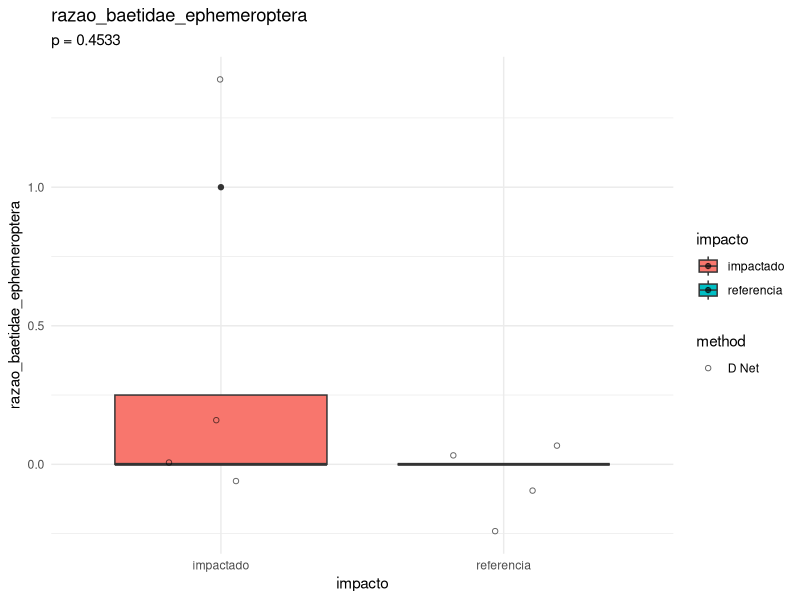
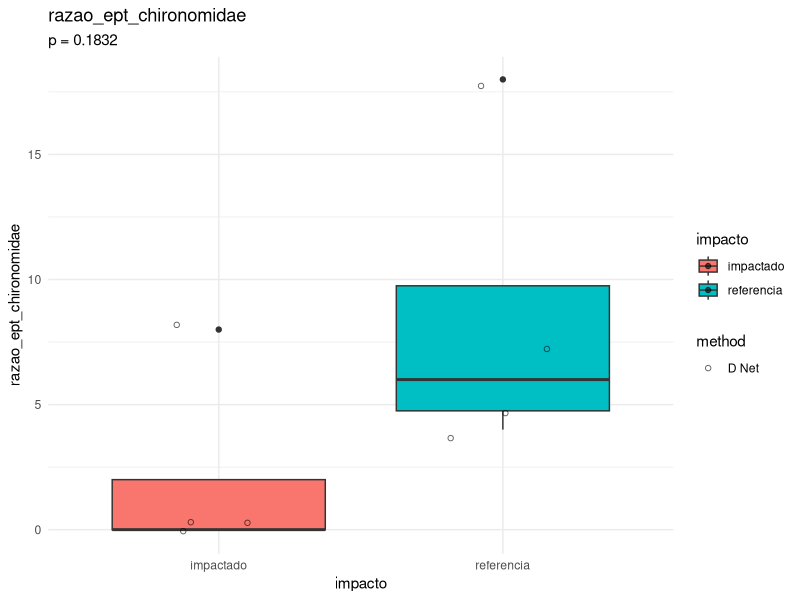
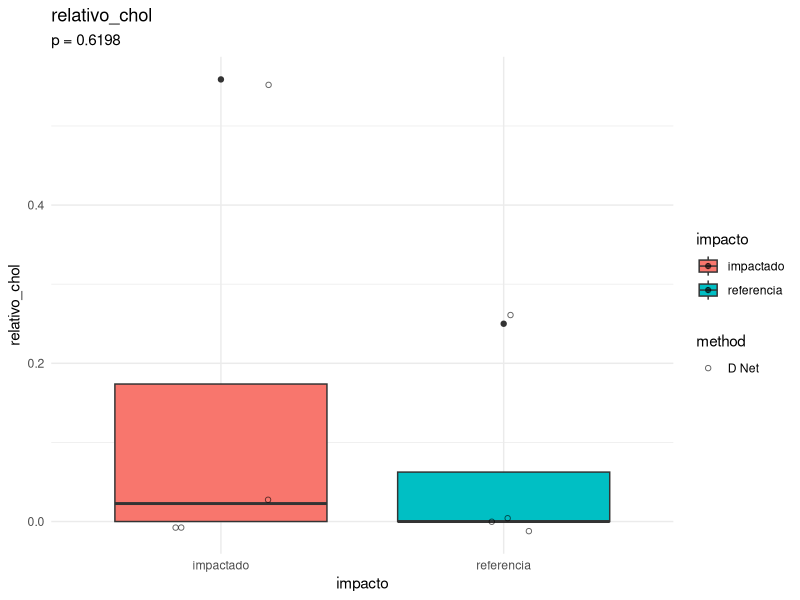
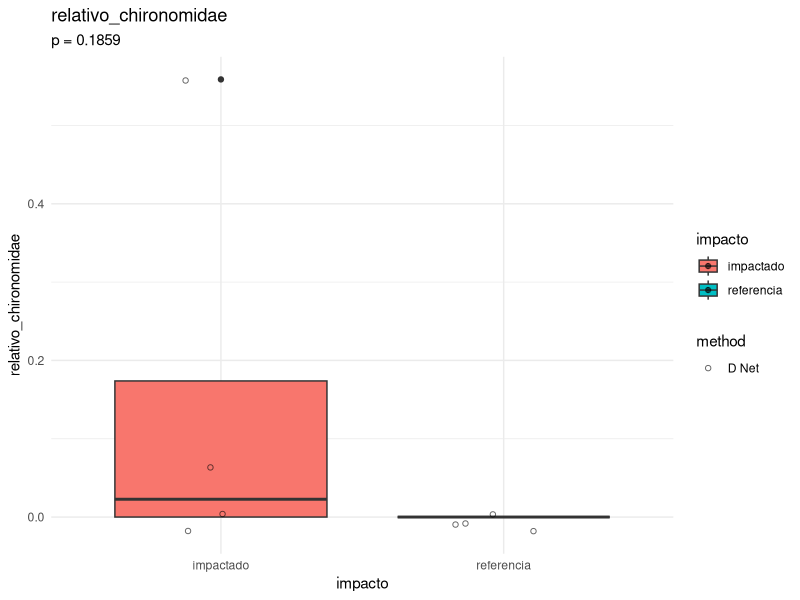
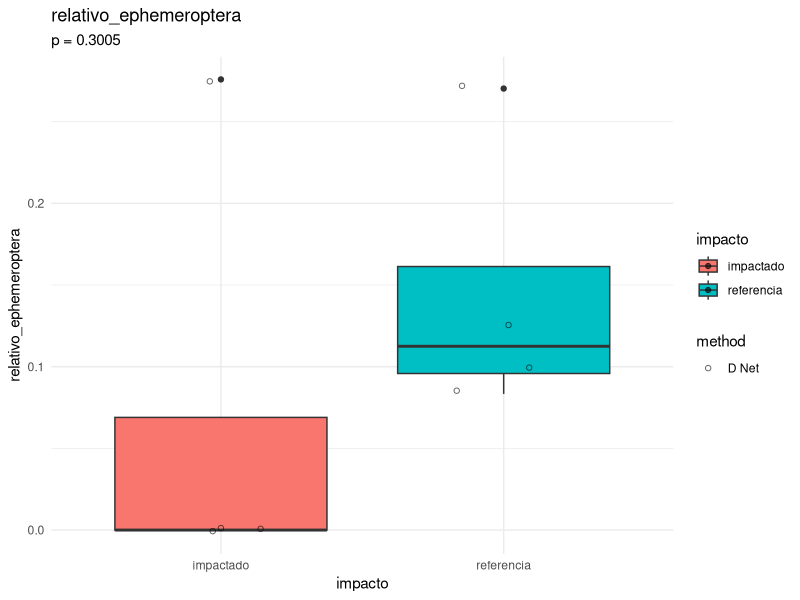
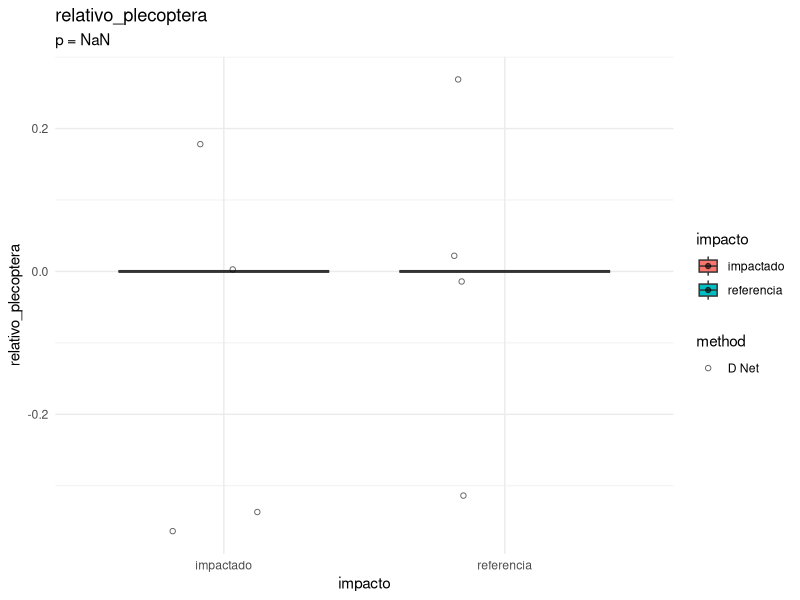
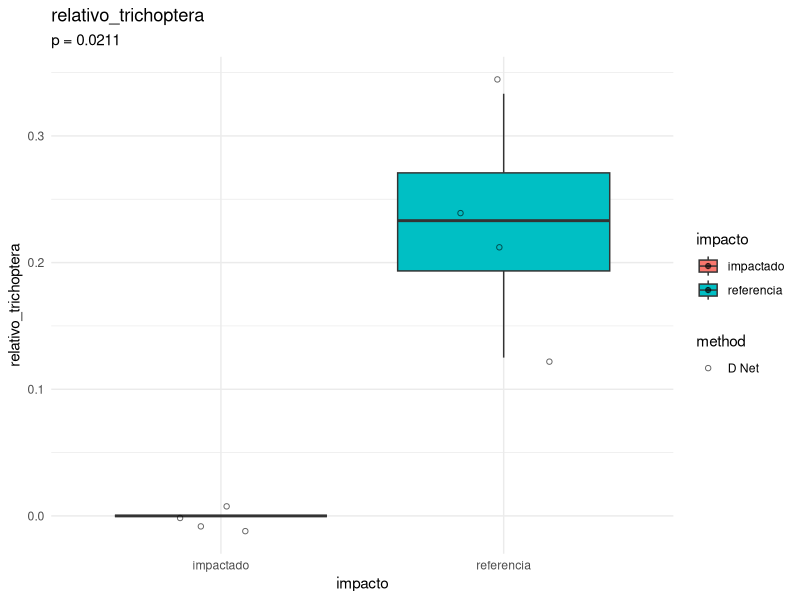
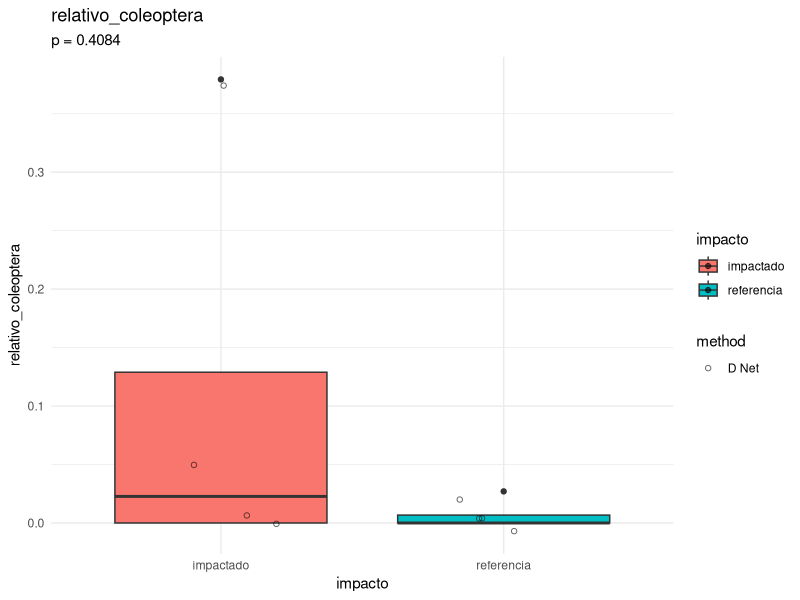

These figures' R source, in order:
library(tidyverse)


indices_df <- read_csv("dados/processado/matriz_indices_imaturos_piata.csv")

vetor_respostas <- indices_df %>%
  select(-pielou_classes, -pielou_ordens, -pielou_familias) %>%
  select(-(campanha:method)) %>%
  names()

indices_df <- indices_df %>%
  mutate(
    impacto = case_when(
      locality_name == "RiodaBarra-P1/2" ~ "referencia",
      locality_name == "RiodaBarra-P2" ~ "impactado",
      TRUE ~ "desconsiderado"
    )
  ) 
  
dados_filtrados <- indices_df %>%
  filter(impacto != "desconsiderado") %>%
  filter(method %in% c("D Net"))

################################### Scores #####################################
lista_plots <- list()


for (i in vetor_respostas) {

  # filtra dados válidos
  # Teste de Mann-Whitney
  p_value <- wilcox.test(
    formula = as.formula(paste(i, "~ impacto")),
    data = dados_filtrados
  )$p.value

  # Criação do gráfico
  plot <- ggplot(
    dados_filtrados,
    aes_string(
      x = "impacto",
      y = i,
      fill = "impacto"
    )
  ) +
    geom_boxplot() +
    geom_jitter(aes(shape = method), width = 0.2, alpha = 0.6) +
    scale_shape_manual(values = c(1, 2)) +
    theme_minimal() +
    labs(title = i, subtitle = paste0("p = ", round(p_value, 4))) 
  
  # salva o gráfico na lista
  lista_plots[[i]] <- plot
}

# salvar todos os gráficos
for (i in vetor_respostas) {
  ggsave(
    filename = paste0("figuras/indice_multimetrico_1_rede/boxplot_", i, ".png"),
    plot = lista_plots[[i]],
    width = 8,
    height = 6
  )
}


############################## spearman correlations ###########################


correlations <- cor(
  indices_df %>%
    filter(method == "D Net" | method == "Pool Net") %>%
    select(all_of(vetor_respostas)),
  method = "spearman"
) 

# salvar tabela de correlações (apenas a parte inferior da matriz)
correlations_lower <- correlations
correlations_lower[upper.tri(correlations_lower)] <- ""
write_csv(
  as.data.frame(correlations_lower) %>%
    rownames_to_column(var = "indice_vs_indice"),
  "correlacoes_spearman_indices_imaturos_piata.csv"
)






################################################################################
